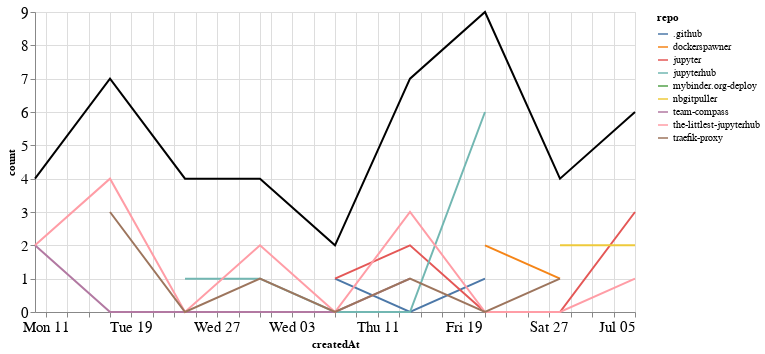

Here is the notebook cell this chart was saved with:
### Markdown cell above
## Comments

### Code cell
comments_time = comments.groupby('repo').resample('W', on='createdAt').count()['author'].reset_index()
comments_time = comments_time.rename(columns={'author': 'count'})
comments_time_total = comments_time.groupby('createdAt').agg({"count": "sum"}).reset_index()
ch1 = alt.Chart(comments_time, width=600).mark_line().encode(
    x='createdAt',
    y='count',
    color='repo',
    tooltip="repo"
)

ch2 = alt.Chart(comments_time_total, width=600).mark_line(color="black").encode(
    x='createdAt',
    y='count',
)

ch1 + ch2

### Figure 1 — Vega-Lite specification as saved in the notebook (floating-point values rounded to 4 significant figures)
{"config": {"axisLeft": {"labelFontSize": 15}, "axisBottom": {"labelFontSize": 15}}, "layer": [{"data": {"name": "data-01cbf648338cb5d075be400af277692e"}, "mark": "line", "encoding": {"color": {"type": "nominal", "field": "repo"}, "tooltip": {"type": "nominal", "field": "repo"}, "x": {"type": "temporal", "field": "createdAt"}, "y": {"type": "quantitative", "field": "count"}}, "width": 600}, {"data": {"name": "data-e778d615d792cb5ab6504f24a4f821ae"}, "mark": {"type": "line", "color": "black"}, "encoding": {"x": {"type": "temporal", "field": "createdAt"}, "y": {"type": "quantitative", "field": "count"}}, "width": 600}], "$schema": "https://vega.github.io/schema/vega-lite/v4.8.1.json", "datasets": {"data-01cbf648338cb5d075be400af277692e": [{"repo": ".github", "createdAt": "2020-06-07T00:00:00", "count": 1}, {"repo": ".github", "createdAt": "2020-06-14T00:00:00", "count": 0}, {"repo": ".github", "createdAt": "2020-06-21T00:00:00", "count": 1}, {"repo": "dockerspawner", "createdAt": "2020-06-21T00:00:00", "count": 2}, {"repo": "dockerspawner", "createdAt": "2020-06-28T00:00:00", "count": 1}, {"repo": "jupyter", "createdAt": "2020-06-07T00:00:00", "count": 1}, {"repo": "jupyter", "createdAt": "2020-06-14T00:00:00", "count": 2}, {"repo": "jupyter", "createdAt": "2020-06-21T00:00:00", "count": 0}, {"repo": "jupyter", "createdAt": "2020-06-28T00:00:00", "count": 0}, {"repo": "jupyter", "createdAt": "2020-07-05T00:00:00", "count": 3}, {"repo": "jupyterhub", "createdAt": "2020-05-24T00:00:00", "count": 1}, {"repo": "jupyterhub", "createdAt": "2020-05-31T00:00:00", "count": 1}, {"repo": "jupyterhub", "createdAt": "2020-06-07T00:00:00", "count": 0}, {"repo": "jupyterhub", "createdAt": "2020-06-14T00:00:00", "count": 0}, {"repo": "jupyterhub", "createdAt": "2020-06-21T00:00:00", "count": 6}, {"repo": "mybinder.org-deploy", "createdAt": "2020-05-24T00:00:00", "count": 3}, {"repo": "nbgitpuller", "createdAt": "2020-06-28T00:00:00", "count": 2}, {"repo": "nbgitpuller", "createdAt": "2020-07-05T00:00:00", "count": 2}, {"repo": "team-compass", "createdAt": "2020-05-10T00:00:00", "count": 2}, {"repo": "team-compass", "createdAt": "2020-05-17T00:00:00", "count": 0}, {"repo": "team-compass", "createdAt": "2020-05-24T00:00:00", "count": 0}, {"repo": "team-compass", "createdAt": "2020-05-31T00:00:00", "count": 0}, {"repo": "team-compass", "createdAt": "2020-06-07T00:00:00", "count": 0}, {"repo": "team-compass", "createdAt": "2020-06-14T00:00:00", "count": 1}, {"repo": "the-littlest-jupyterhub", "createdAt": "2020-05-10T00:00:00", "count": 2}, {"repo": "the-littlest-jupyterhub", "createdAt": "2020-05-17T00:00:00", "count": 4}, {"repo": "the-littlest-jupyterhub", "createdAt": "2020-05-24T00:00:00", "count": 0}, {"repo": "the-littlest-jupyterhub", "createdAt": "2020-05-31T00:00:00", "count": 2}, {"repo": "the-littlest-jupyterhub", "createdAt": "2020-06-07T00:00:00", "count": 0}, {"repo": "the-littlest-jupyterhub", "createdAt": "2020-06-14T00:00:00", "count": 3}, {"repo": "the-littlest-jupyterhub", "createdAt": "2020-06-21T00:00:00", "count": 0}, {"repo": "the-littlest-jupyterhub", "createdAt": "2020-06-28T00:00:00", "count": 0}, {"repo": "the-littlest-jupyterhub", "createdAt": "2020-07-05T00:00:00", "count": 1}, {"repo": "traefik-proxy", "createdAt": "2020-05-17T00:00:00", "count": 3}, {"repo": "traefik-proxy", "createdAt": "2020-05-24T00:00:00", "count": 0}, {"repo": "traefik-proxy", "createdAt": "2020-05-31T00:00:00", "count": 1}, {"repo": "traefik-proxy", "createdAt": "2020-06-07T00:00:00", "count": 0}, {"repo": "traefik-proxy", "createdAt": "2020-06-14T00:00:00", "count": 1}, {"repo": "traefik-proxy", "createdAt": "2020-06-21T00:00:00", "count": 0}, {"repo": "traefik-proxy", "createdAt": "2020-06-28T00:00:00", "count": 1}], "data-e778d615d792cb5ab6504f24a4f821ae": [{"createdAt": "2020-05-10T00:00:00", "count": 4}, {"createdAt": "2020-05-17T00:00:00", "count": 7}, {"createdAt": "2020-05-24T00:00:00", "count": 4}, {"createdAt": "2020-05-31T00:00:00", "count": 4}, {"createdAt": "2020-06-07T00:00:00", "count": 2}, {"createdAt": "2020-06-14T00:00:00", "count": 7}, {"createdAt": "2020-06-21T00:00:00", "count": 9}, {"createdAt": "2020-06-28T00:00:00", "count": 4}, {"createdAt": "2020-07-05T00:00:00", "count": 6}]}}
